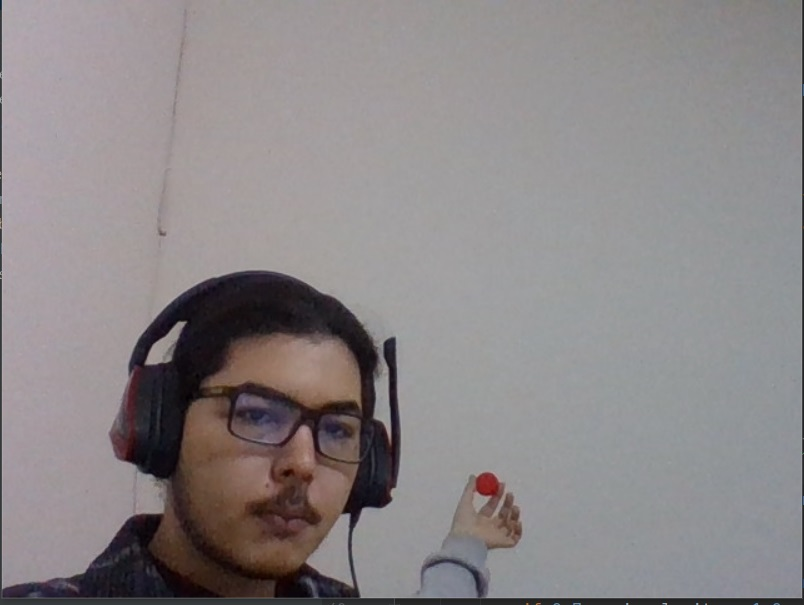
#> input picture Gudum/Denemeler/Circleile/1.jpg, 804 x 605 px, given in place of the camera
$ python cizgili.py
#> lines starting #> are read from the running program, lines starting #| are printed output that depends on the picture; after the words box and inside, x2 and y2 are one past the last pixel; in counts of white or black regions, pixels touching at a corner belong together
import cv2
import numpy as np
import time

# Kamera akışını başlat
cap = cv2.VideoCapture(0)

# Son tespit edilen dairenin merkezi ve yarıçapı
last_center = None
last_radius = -1

# Arka arkaya aynı daireyi tespit etme sayacı
counter = 0

# Çizgilerin aralığı (5 cm)
line_spacing = 20  # Piksel cinsinden

# Çizgilerin kesişim noktalarını saklamak için boş bir liste oluşturun
intersection_points = []

# Uzak mesafe için kernel ve iterasyon değerleri
kernel_erode = np.ones((0, 0), np.uint8)
kernel_dilate = np.ones((3, 3), np.uint8)
kernel_width = 4
kernel_height = 2

# Ortalama kernel ve iterasyon değerleri
kernel_avg = np.ones((10, 10), np.uint8)
erode_avg = 2
dilate_avg = 5

# Kernel ve iterasyon değerlerini geçiçi olarak saklayın
temp_kernel = kernel_avg
temp_erode = erode_avg
temp_dilate = dilate_avg

# Başlangıç zamanını kaydedin
start_time = time.time()

# Kernel durumu
kernel_status = "none"

while True:
    # Kameradan kare oku
    ret, frame = cap.read()
#> frame is the input picture: shape (605, 804, 3); mean B, G, R 135.6, 134.3, 139.5
    if not ret:
        break

    # Belirli bir süre boyunca farklı kernel değerleri ile daire araması yapın
    elapsed_time = time.time() - start_time
    if elapsed_time % 10 < 5:
        if kernel_status != "far":
            print("Uzak kernel ile aranıyor")
            kernel_status = "far"
        # Uzak mesafe için kernel ve iterasyon değerlerini ayarlayın
        temp_kernel = np.ones((kernel_height, kernel_width), np.uint8)
        temp_erode = 0
        temp_dilate = 3
    else:
        if kernel_status != "average":
            print("Orta kernel ile aranıyor")
            kernel_status = "average"
        # Ortalama kernel ve iterasyon değerlerini kullanın
        temp_kernel = kernel_avg
        temp_erode = erode_avg
        temp_dilate = dilate_avg

    # BGR'dan HSV'ye dönüştür
    hsv = cv2.cvtColor(frame, cv2.COLOR_BGR2HSV)
#> hsv: shape (605, 804, 3); mean H, S, V 100.5, 21.8, 141.3

    # Kırmızı renk için alt ve üst sınırları belirle
    lower_red = np.array([0, 120, 70])
    upper_red = np.array([10, 255, 255])

    # Kırmızı renkli alanları maskele
    mask = cv2.inRange(hsv, lower_red, upper_red)
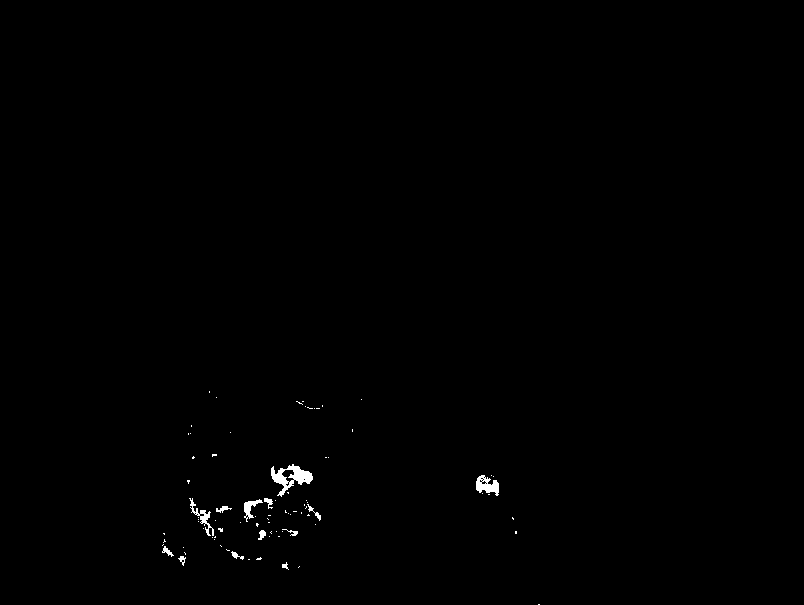
#> mask: shape (605, 804); 0.38% white; 83 white regions (70 under 20 px), largest, box (x1, y1, x2, y2) and area: (271, 464, 313, 497) 565, (476, 475, 499, 496) 286, (189, 498, 214, 536) 218

    # Gürültüyü azalt
    mask = cv2.erode(mask, temp_kernel, iterations=temp_erode)
    mask = cv2.dilate(mask, kernel_dilate, iterations=temp_dilate)
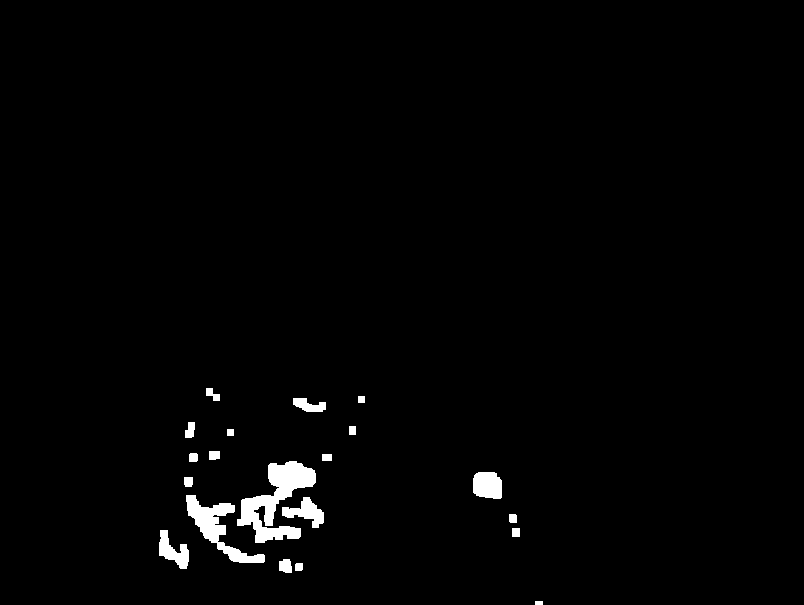
#> mask: shape (605, 804); 1.6% white; 20 white regions

    # Konturları bul
    contours, _ = cv2.findContours(mask, cv2.RETR_TREE, cv2.CHAIN_APPROX_SIMPLE)
#> contours = 20 contours; largest, box (x1, y1, x2, y2) and area: (237, 461, 316, 543) 2544, (186, 495, 265, 563) 1471, (473, 472, 502, 499) 644, (282, 497, 324, 528) 546, (159, 530, 189, 569) 526

    # En büyük daireyi bul
    max_radius = 0
    max_center = None
    for contour in contours:
        area = cv2.contourArea(contour)
        if area > 100:  # Min alanı ayarla
            (x, y), radius = cv2.minEnclosingCircle(contour)
            if radius > max_radius:
                max_radius = radius
                max_center = (int(x), int(y))
#> this loop made 20 passes
#> (area, x, y, radius, max_radius, max_center) on pass 3: (131.5, 285.2, 566.2, 8.15, 8.15, (285, 566))
#> (area, x, y, radius, max_radius) on passes 4, 8: (526, 173, 549, 23.02, 23.02), (1471, 225, 528, 51.09, 51.09)
#> after the loop, max_radius = 51.09

    # Arka arkaya aynı daireyi tespit et
    if max_center is not None and last_center is not None:
        distance = np.sqrt((max_center[0] - last_center[0])**2 + (max_center[1] - last_center[1])**2)
        radius_difference = abs(max_radius - last_radius)

        if distance < 10 and radius_difference < 10:  # Merkez ve yarıçap farkı için eşik değerleri
            counter += 1
            if counter == 1:
                print("Uzak kernelde görüntü yakalandı ve takip ediliyor")
        else:
            counter = 0
            if last_center is not None and max_center is None:
                print("Görüntü kaybedildi")
    else:
        counter = 0
        if last_center is not None and max_center is None:
            print("Görüntü kaybedildi")

    last_center = max_center
#> last_center = (225, 528)
    last_radius = max_radius
#> last_radius = 51.09

    # 15 frame boyunca aynı daire görünüyorsa, daire çiz
    if counter >= 5:
        cv2.circle(frame, last_center, int(last_radius), (0, 255, 0), 2)

    # Yatay ve dikey çizgileri çiz
    for i in range(0, frame.shape[0], line_spacing):
        cv2.line(frame, (0, i), (frame.shape[1], i), (0, 255, 0), 1)
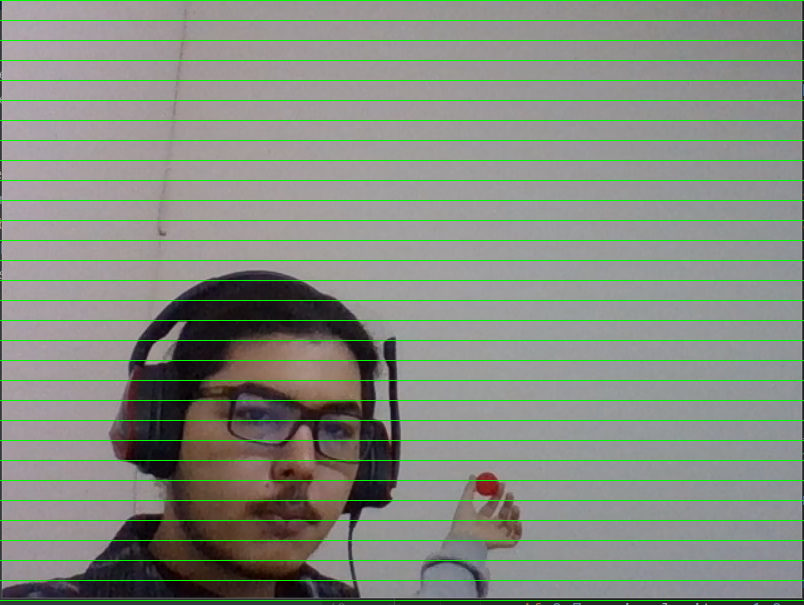
#> frame: shape (605, 804, 3); 5.12% of pixels changed, all inside (x1, y1, x2, y2) = (0, 0, 804, 601)
    for j in range(0, frame.shape[1], line_spacing):
        cv2.line(frame, (j, 0), (j, frame.shape[0]), (0, 255, 0), 1)
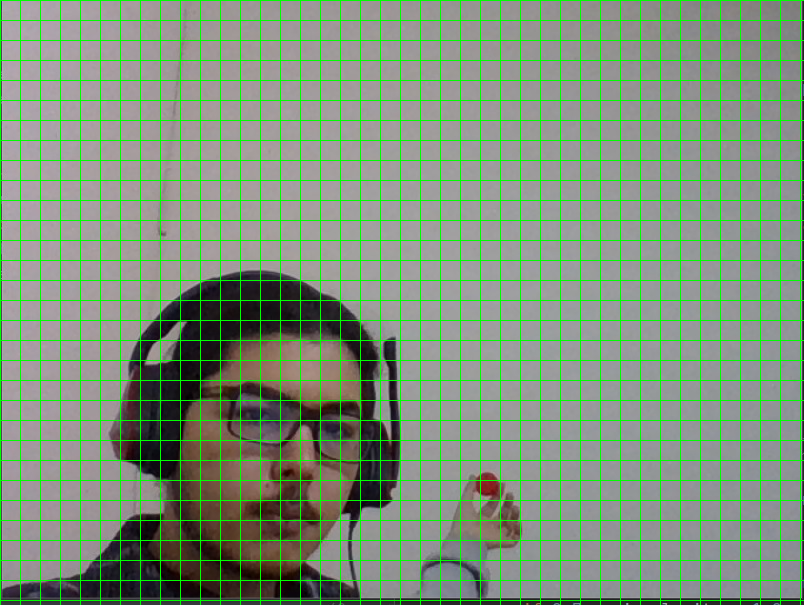
#> frame: shape (605, 804, 3); 4.84% of pixels changed, all inside (x1, y1, x2, y2) = (0, 1, 801, 605)

    # Çizgilerin kesişim noktalarını hesaplayın
    if len(intersection_points) < 25:
        intersection_points.clear()
        for i in range(0, frame.shape[0], line_spacing):
            for j in range(0, frame.shape[1], line_spacing):
                intersection_points.append((j, i))

    # Kesişim noktalarını sayın
    count = 0
    for point in intersection_points:
        x, y = point
        if mask[y, x] > 0:
            count += 1
#> after the loop, count = 16

    # Eğer 10 noktadan fazlası kırmızı içeriyorsa "cisim ortada" yazısını görüntüye ekleyin
    if count >= 10:
        cv2.putText(frame, "Cisim Orada", (10, 30), cv2.FONT_HERSHEY_SIMPLEX, 1, (0, 0, 255), 2)
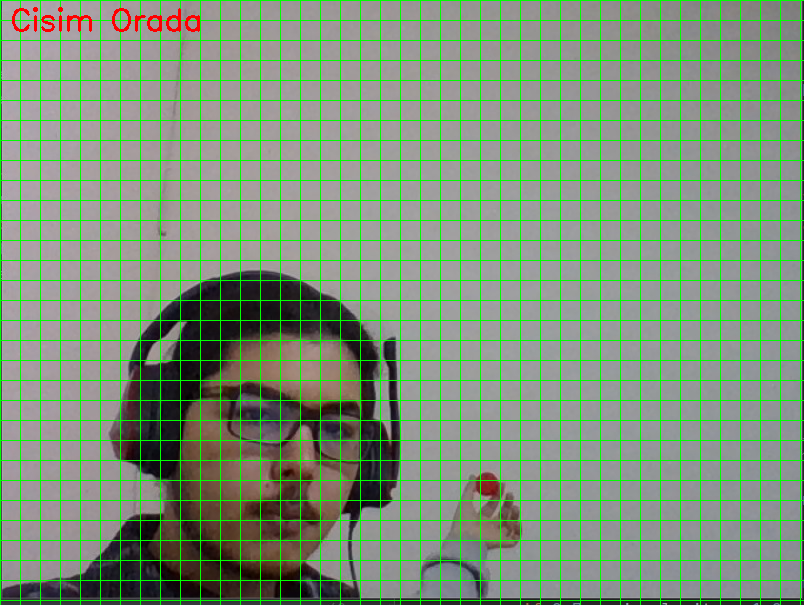
#> frame: shape (605, 804, 3); 0.26% of pixels changed, all inside (x1, y1, x2, y2) = (12, 7, 200, 32)

    # Sonuçları göster
    cv2.imshow('Kırmızı Daire Tespiti', frame)
    cv2.imshow('Mask', mask)

    # 'q' tuşuna basıldığında döngüden çık
    if cv2.waitKey(1) & 0xFF == ord('q'):
#> (key q is pressed here)
        break

# Kaynakları serbest bırak
cap.release()
cv2.destroyAllWindows()

$ run again, on Gudum/Denemeler/Circleile/2.jpg
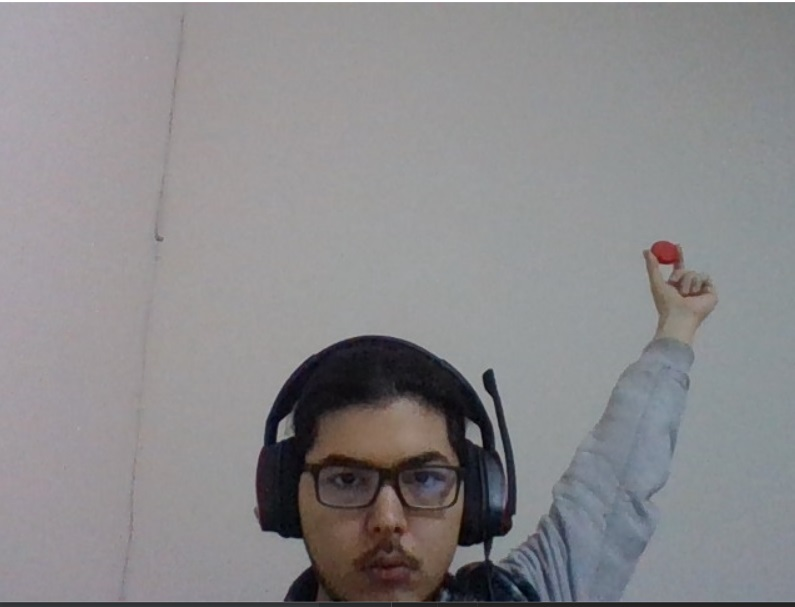
#> input picture Gudum/Denemeler/Circleile/2.jpg, 795 x 607 px, given in place of the camera
#> frame is the input picture: shape (607, 795, 3); mean B, G, R 139, 136.9, 138.5
#> hsv: shape (607, 795, 3); mean H, S, V 101.6, 18.6, 142.2
#> `mask = cv2.dilate(mask, kernel_dilate, iterations=temp_dilate)`:
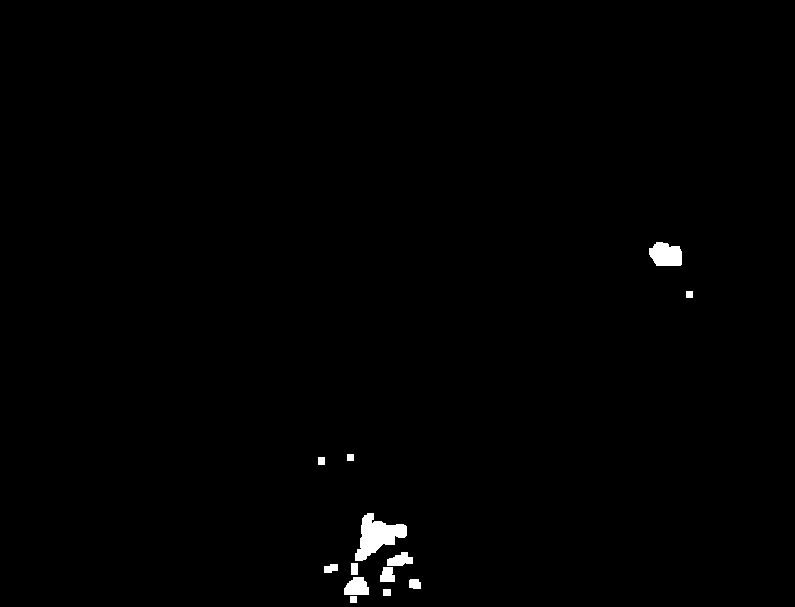
#> mask: shape (607, 795); 0.68% white; 13 white regions
#> contours = 13 contours; largest, box (x1, y1, x2, y2) and area: (355, 513, 407, 561) 1176, (649, 242, 682, 266) 596, (344, 577, 369, 595) 324, (387, 552, 413, 566) 218, (380, 567, 395, 582) 160
#> the loop `for contour in contours:` made 13 passes
#> (area, x, y, radius, max_radius, max_center) on passes 4, 9: (324.5, 356, 588.3, 13.29, 13.29, (356, 588)), (1175.5, 379.3, 541.2, 30.73, 30.73, (379, 541))
#> after the loop `for contour in contours:`: max_radius = 30.73
#> last_center = (379, 541)
#> last_radius = 30.73
#> after the loop `for j in range(0, frame.shape[1], line_spacing):`:
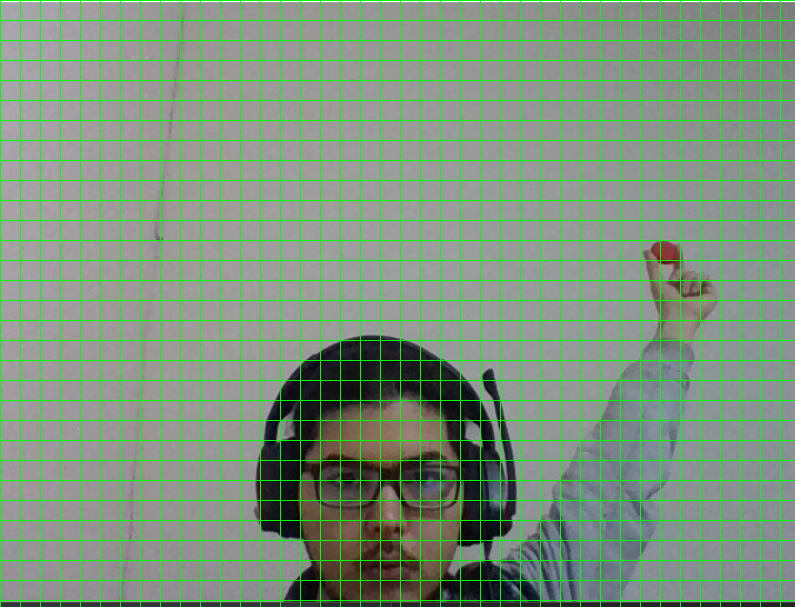
#> frame: shape (607, 795, 3); mean B, G, R 125.1, 148.4, 124.6
#> after the loop `for point in intersection_points:`: count = 9
